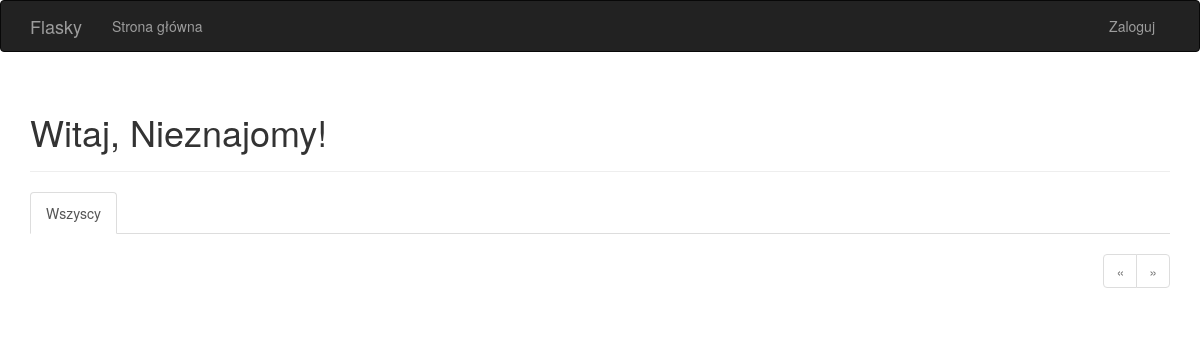
/, run on an earlier commit of the app's database.
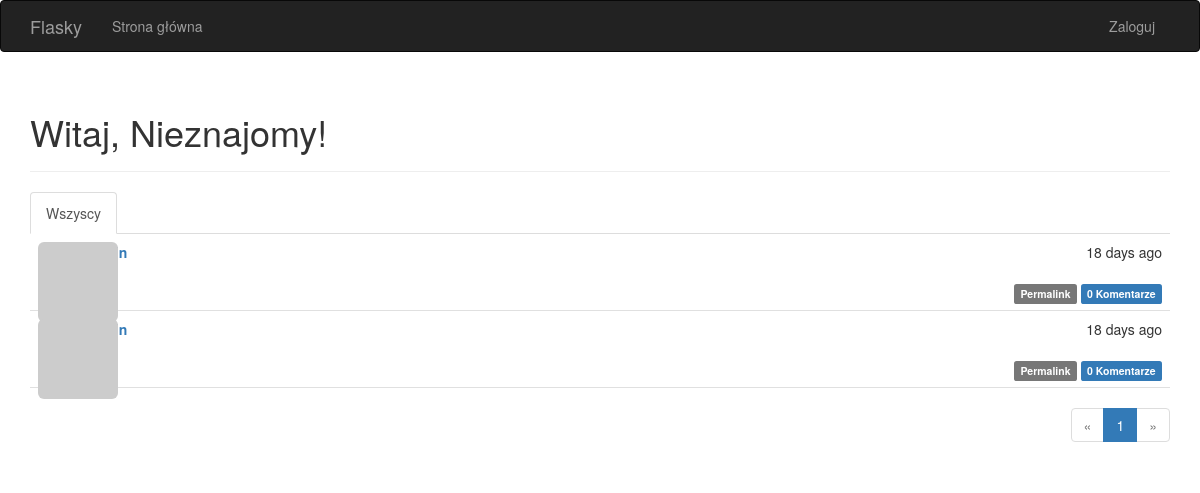
And on a later commit of the database.
### app/models.py (models this page shows, shortened)
class Post(db.Model):
    __tablename__ = 'posts'
    id = db.Column(db.Integer, primary_key=True)
    body = db.Column(db.Text)
    timestamp = db.Column(db.DateTime, index=True, default=datetime.utcnow)
    author_id = db.Column(db.Integer, db.ForeignKey('users.id'))
    body_html = db.Column(db.Text)
    comments = db.relationship('Comment', backref='post', lazy='dynamic')

### app/main/views.py (the view)
@main.route('/', methods=['GET', 'POST'])
def index():
    form = PostForm()
    if current_user.can(Permission.WRITE) and form.validate_on_submit():
        post = Post(body=form.body.data, author=current_user._get_current_object())
        db.session.add(post)
        db.session.commit()
        return redirect(url_for('.index'))
    page = request.args.get('page', 1, type=int)
    show_followed = False
    if current_user.is_authenticated:
        show_followed = bool(request.cookies.get('show_followed', ''))
    if show_followed:
        query = current_user.followed_posts
    else:
        query = Post.query
    pagination = query.order_by(Post.timestamp.desc()).paginate(
        page, per_page=current_app.config['POSTS_PER_PAGE'], error_out=False
    )
    posts = pagination.items
    return render_template('index.html', form=form, posts=posts, pagination=pagination,
                           show_followed=show_followed)

### app/auth/views.py (called while the page is built)
@auth.before_app_request
def before_request():
    if current_user.is_authenticated:
        current_user.ping()
        if not current_user.confirmed \
                and request.endpoint \
                and request.blueprint != 'auth' \
                and request.endpoint != 'static':
            return redirect(url_for('auth.unconfirmed'))

### app/main/__init__.py (called while the page is built)
@main.app_context_processor
def inject_permissions():
    return dict(Permission=Permission)

### app/models.py (called while the page is built)
    def gravatar(self, size=100, default='identicon', rating='g'):
        if request.is_secure:
            url = 'https://secure.gravatar.com/avatar'
        else:
            url = 'http://secure.gravatar.com/avatar'
        hash = self.avatar_hash or self.gravatar_hash()
        return '{url}/{hash}?s={size}&d={default}&r={rating}'.format(url=url, hash=hash, size=size,
                                                                     default=default, rating=rating)

    def gravatar_hash(self):
        return hashlib.md5(self.email.lower().encode('utf-8')).hexdigest()

    def can(self, permissions):
        return False

    def is_administrator(self):
        return False

### app/templates/index.html (shortened to what this page needs)
{% extends "base.html" %}
{% import "bootstrap/wtf.html" as wtf %}
{% import "_macros.html" as macros %}
{% block page_content %}
<div class="page-header">
    <h1>Witaj, {% if current_user.is_authenticated %}{{ current_user.username }}{% else %}Nieznajomy{% endif %}!</h1>
</div>
<div class="post-tabs">
    <ul class="nav nav-tabs">
        <li {% if not show_followed %} class="active"{% endif %}><a href="{{ url_for('.show_all') }}">Wszyscy</a></li>
    </ul>
    {% include '_posts.html' %}
</div>
{% if pagination %}
<div class="pagination">
    {{ macros.pagination_widget(pagination, '.index') }}
</div>
{% endif %}
{% endblock %}

### app/templates/_posts.html (shortened to what this page needs)
<ul class="posts">
    {% for post in posts %}
    <li class="post">
        <div class="post-thumbnail">
            <a href="{{ url_for('.user', username=post.author.username) }}">
                <img class="img-rounded profile-thumbnail" src="{{ post.author.gravatar(size=40) }}">
            </a>
        </div>
        <div class="post-content">
            <div class="post-date">{{ moment(post.timestamp).fromNow() }}</div>
            <div class="post-author"><a href="{{ url_for('.user', username=post.author.username) }}">{{ post.author.username }}</a></div>
            <div class="post-body">
            </div>
            <div class="post-footer">
                <a href="{{ url_for('.post', id=post.id) }}">
                    <span class="label label-default">Permalink</span>
                </a>
                <a href="{{ url_for('.post', id=post.id) }}#comments">
                    <span class="label label-primary">{{ post.comments.count() }} Komentarze</span>
                </a>
            </div>
        </div>
    </li>
    {% endfor %}
</ul>

What changed in the data, as far as the page shows it:
added Post: timestamp "18 days ago", comments.count "0"
added Post: timestamp "18 days ago", comments.count "0"
Also different on the page:
new list line: "1"
